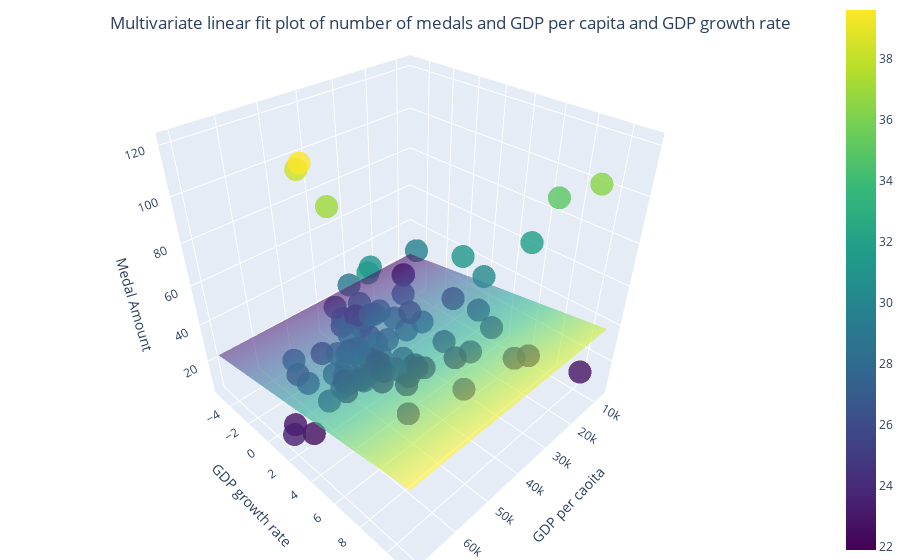

Notebook source saved alongside this figure:
### Code cell
# Linear regression 3D plot
import numpy as np
import plotly.graph_objs as go
from sklearn.linear_model import LinearRegression
# Fit the model
model = LinearRegression().fit(X, y)

print("Coefficients: ", model.coef_)
print("Intercept: ", model.intercept_)
print("Intercept: ", model.intercept_)
coef = model.coef_
intercept = model.intercept_
equation = 'y = {} + {}*x1 + {}*x2'.format(intercept, coef[0], coef[1])
print(equation)
# Generate prediction values
x_min, x_max = X[:, 0].min() - 1, X[:, 0].max() + 1
y_min, y_max = X[:, 1].min() - 1, X[:, 1].max() + 1
xx, yy = np.meshgrid(np.linspace(x_min, x_max, 10), np.linspace(y_min, y_max, 10))
Z = model.predict(np.c_[xx.ravel(), yy.ravel()])
Z = Z.reshape(xx.shape)

# Create the 3D plot
trace1 = go.Scatter3d(x=X[:, 0],y=X[:, 1],z=y,mode='markers',marker=dict(size=8,color=y,colorscale='Viridis',opacity=0.8))
trace2 = go.Surface(x=xx,y=yy,z=Z,colorscale='Viridis',opacity=0.6,)
data = [trace1, trace2]
layout = go.Layout(title={'text':'Multivariate linear fit plot of number of medals and GDP per capita and GDP growth rate','x':0.5,'y':0.97},
                   margin=dict(l=0, r=0, b=0, t=0),scene=dict(xaxis_title='GDP per caoita',yaxis_title='GDP growth rate',zaxis_title='Medal Amount'))
fig = go.Figure(data=data, layout=layout)
fig.show()
